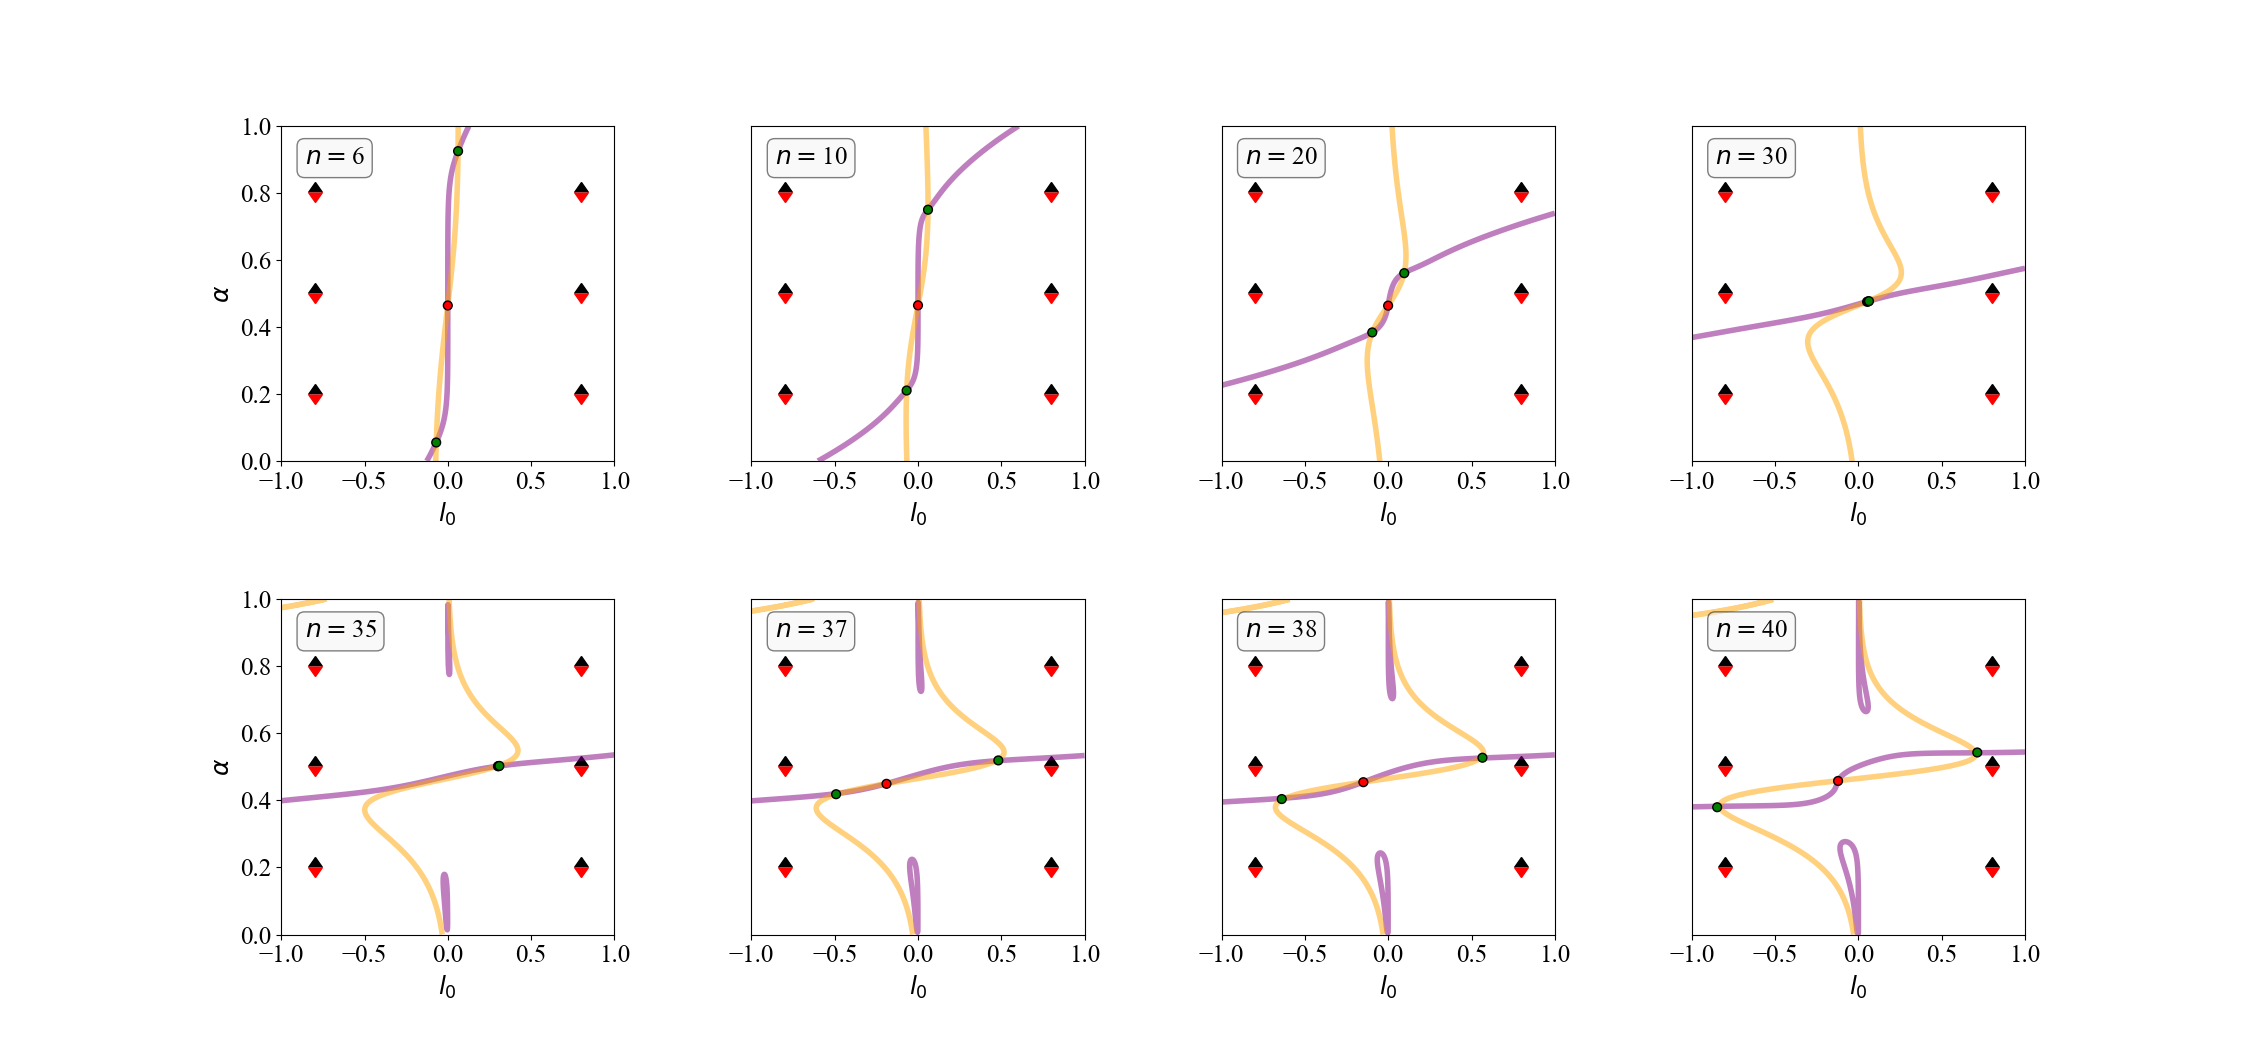

This figure's Python source:
import sys
sys.path.append('../')

import numpy as np

import matplotlib
font = {'family' : 'Times New Roman',
        'weight' : 'normal',
        'size'   : 18}
matplotlib.rc('font', **font)

import matplotlib.pyplot as plt
import matplotlib.animation as anim

from Figure_5_functions import *


data_dir = "data/"

selected_digits = [1, 4]
prefix = str(selected_digits) + "/"

dataset = "../defaults/miniBatchs_images_Fig_5.npy"
data_T = np.load(dataset)[0]
data_T_inv = np.linalg.pinv(data_T)

# Loading data
n_range = np.asarray([6, 10, 20, 30, 35, 37, 38, 40]) # You can add more n if you want, this is the strictly necessary for Fig 4
temp = 700
tmax = 1000

ell_range = np.asarray([-0.8, 0.8])
alpha_range = np.asarray([0.2, 0.5, 0.8])

# n, ell, alpha, epoch, # mems (2), coefs (2)
data_coefs = np.zeros((len(n_range), len(ell_range), len(alpha_range), tmax, 2, 2))
data_ells = np.zeros((len(n_range), len(ell_range), len(alpha_range), tmax, 2))
for i, n in enumerate(n_range):
    print(i)
    for j, ell in enumerate(ell_range):
        for k, alpha in enumerate(alpha_range):

            saving_dir=data_dir+prefix+"trained_net_n"+str(n)+"_T"+str(temp)+"_ell"+str(ell)+"_alpha"+str(alpha)+".npz"
            data = np.load(saving_dir)
            
            data_coefs[i, j, k] = data['M'] @ data_T_inv
            data_ells[i, j, k] = (data['L'][:, :, selected_digits[0]] - data['L'][:, :, selected_digits[1]])/2.0

            #"""
            epochs = np.arange(0, tmax, 1)


            fig, ax = plt.subplots(1, 1, figsize=(16, 9))
            ax.set_title(r'$\ell$: '+ str(ell) + r', $\alpha$: ' +str(alpha))
            ax.scatter(epochs, data_coefs[i, j, k, :, 0, 0] + data_coefs[i, j, k, :, 0, 1], color="red", s=1)
            plt.show()
            #"""
        



fig = plt.figure(figsize=(15*1.5, 3.5*2*1.5 ))
axs = fig.subplot_mosaic(
    """
    AAA.BBB.CCC.DDD
    AAA.BBB.CCC.DDD
    AAA.BBB.CCC.DDD
    ...............
    EEE.FFF.GGG.HHH
    EEE.FFF.GGG.HHH
    EEE.FFF.GGG.HHH
    """
)



            
# Figure 5 object
f5 = Figure_5("run_[1, 4]_n15_T700_alpha0.8_l_00.5.npz", data_dir="../Figure 5/data/", C_data_dir="../Figure 5/C_Code_FPs/") 

# Fetch all nullcline axes
nullcline_axes = np.asarray([axs['A'], axs['B'], axs['C'], axs['D'],
                             axs['E'], axs['F'], axs['G'], axs['H']])
# Cosmetics
for i in range(0, len(nullcline_axes)):
    nullcline_axes[i].set_xlabel(r'$l_0$');
    if i != 0 and i != 4:
        nullcline_axes[i].set_yticks([]);
        continue
    nullcline_axes[i].set_ylabel(r'$\alpha$')


#points_1 = [[ [0]*len(ell_range) for i in range(len(alpha_range))] for j in range(len(n_range))]
#points_2 = [[ [0]*len(ell_range) for i in range(len(alpha_range))] for j in range(len(n_range))]

points_1 = [[[0 for k in range(len(alpha_range))] for j in range(len(ell_range))] for i in range(len(n_range))]
points_2 = [[[0 for k in range(len(alpha_range))] for j in range(len(ell_range))] for i in range(len(n_range))]


t=0
for i, n in enumerate(n_range):
    for j, ell in enumerate(ell_range):
        for k, alpha in enumerate(alpha_range):
            points_1[i][j][k], = nullcline_axes[i].plot(data_ells[i, j, k, t, 0], data_coefs[i, j, k, t, 0, 0], linestyle="", marker=matplotlib.markers.CARETUPBASE, ms=10, color="black")
            points_2[i][j][k], = nullcline_axes[i].plot(data_ells[i, j, k, t, 1], data_coefs[i, j, k, t, 1, 0], linestyle="", marker=matplotlib.markers.CARETDOWNBASE, ms=10, color="red")

props = dict(boxstyle='round', facecolor='whitesmoke', alpha=0.5)
fig.suptitle("epoch=0", fontsize=24, bbox=props)
    
for i, n in enumerate(n_range):
    alphas, betas = f5.plot_nullclines(nullcline_axes[i], n, plotDynamics=True)
    
#plt.savefig("tmp.png")
#exit()
def update(t):
    print(t)
    for i, n in enumerate(n_range):
        for j, ell in enumerate(ell_range):
            for k, alpha in enumerate(alpha_range):
                points_1[i][j][k].set_data(data_ells[i, j, k, t, 0], data_coefs[i, j, k, t, 0, 0])
                points_2[i][j][k].set_data(data_ells[i, j, k, t, 1], data_coefs[i, j, k, t, 1, 0])
    
    fig.suptitle("epoch="+str(t), fontsize=24, bbox=props)
    return *nullcline_axes,

ani = anim.FuncAnimation(fig, update, frames=tmax-1, interval=100, blit=False)
ani.save("nullcline_movie_n"+str(n)+".mov", writer="ffmpeg", fps=60)
    
#plt.savefig("Figure_5S_Nullclines.png")
